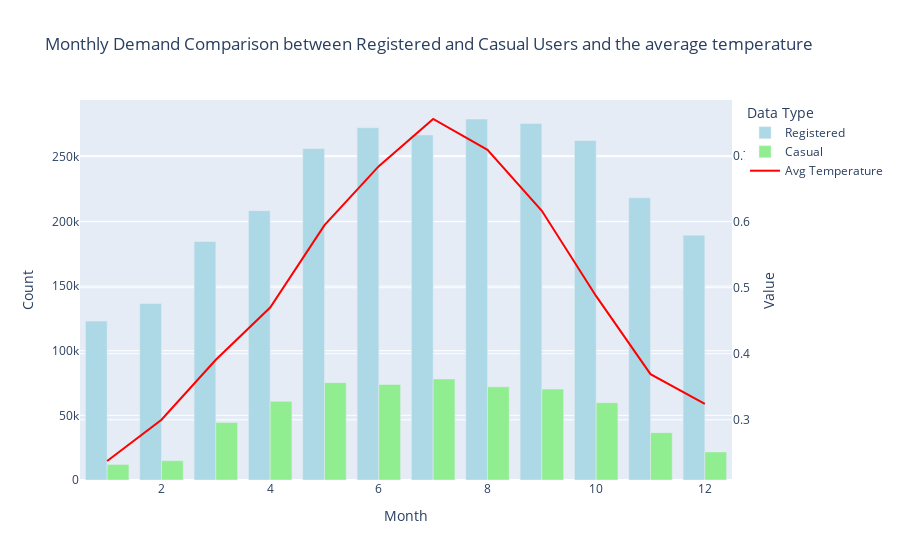

The cell this chart's notebook holds for it:
### Code cell
# Group the data by month and sum the counts for registered and casual users
monthly_demand = data.groupby('mnth')[['registered', 'casual']].sum()
# Group the data by month and calculate the average temperature and humidity
monthly_avg_temp = data.groupby('mnth')['temp'].mean()

# Create a bar plot for registered users
fig = go.Figure()

fig.add_trace(go.Bar(x=monthly_demand.index, y=monthly_demand['registered'], name='Registered', marker=dict(color='lightblue')))
# Create a bar plot for casual users
fig.add_trace(go.Bar(x=monthly_demand.index, y=monthly_demand['casual'], name='Casual', marker=dict(color='lightgreen')))

fig.add_trace(go.Scatter(x=monthly_avg_temp.index, y=monthly_avg_temp, name='Avg Temperature',
                         mode='lines', line=dict(color='red'), yaxis='y2'))

# Update the layout with secondary y-axis
fig.update_layout(title='Monthly Demand Comparison between Registered and Casual Users and the average temperature',
                  xaxis_title='Month',
                  yaxis_title='Count',
                  legend_title='Data Type',
                  barmode='group',
                  yaxis2=dict(title='Value', overlaying='y', side='right'))

# Show the plot
fig.show()

### Figure 1 — Plotly figure (JSON) as saved in the notebook; plotly's stock layout.template omitted (floating-point values rounded to 4 significant figures)
{"data": [{"marker": {"color": "lightblue"}, "name": "Registered", "type": "bar", "x": [1, 2, 3, 4, 5, 6, 7, 8, 9, 10, 11, 12], "y": [122891, 136389, 184476, 208292, 256401, 272436, 266791, 279155, 275668, 262592, 218228, 189343]}, {"marker": {"color": "lightgreen"}, "name": "Casual", "type": "bar", "x": [1, 2, 3, 4, 5, 6, 7, 8, 9, 10, 11, 12], "y": [12042, 14963, 44444, 60802, 75285, 73906, 78157, 72039, 70323, 59760, 36603, 21693]}, {"line": {"color": "red"}, "mode": "lines", "name": "Avg Temperature", "type": "scatter", "x": [1, 2, 3, 4, 5, 6, 7, 8, 9, 10, 11, 12], "y": [0.2376, 0.3002, 0.3909, 0.47, 0.5948, 0.6841, 0.7555, 0.7087, 0.6165, 0.4872, 0.3692, 0.3242], "yaxis": "y2"}], "layout": {"barmode": "group", "legend": {"title": {"text": "Data Type"}}, "title": {"text": "Monthly Demand Comparison between Registered and Casual Users and the average temperature"}, "xaxis": {"title": {"text": "Month"}}, "yaxis": {"title": {"text": "Count"}}, "yaxis2": {"overlaying": "y", "side": "right", "title": {"text": "Value"}}}}
